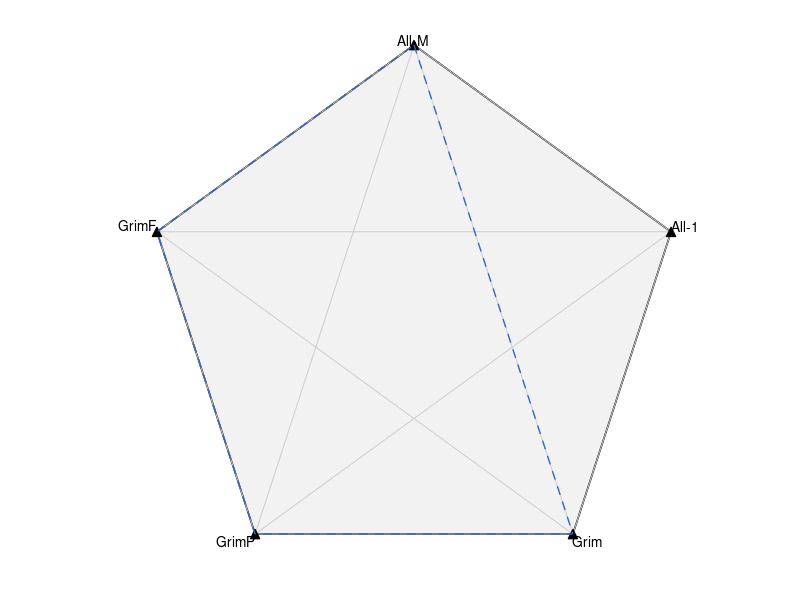

Write the MATLAB code that produced this figure.
function drawPentagon()
% DRAWPENTAGON  Draw the 5-strategy simplex as a regular pentagon.
%
% Strategy order (clockwise, starting at top):
%   1 = All-M, 2 = All-1, 3 = Grim, 4 = GrimP, 5 = GrimF

angles = pi/2 - (0:4) * 2*pi/5;
vx = cos(angles);
vy = sin(angles);

% Background fill
fill(vx, vy, [0.95 0.95 0.95], 'EdgeColor', 'k', 'LineWidth', 1.2);
hold on;

% Diagonals
for i = 1:5
	for j = i+1:5
		plot([vx(i) vx(j)], [vy(i) vy(j)], 'Color', [0.8 0.8 0.8], 'LineWidth', 0.5);
	end
end

% Vertices
plot(vx, vy, 'k^', 'MarkerFaceColor', 'k', 'MarkerSize', 7);

% Labels
labels = {'All-M', 'All-1', 'Grim', 'GrimP', 'GrimF'};
for i = 1:5
	ha = 'center'; va = 'middle';
	if vx(i) > 0.2, ha = 'left'; end
	if vx(i) < -0.2, ha = 'right'; end
	if vy(i) > 0.2, va = 'bottom'; end
	if vy(i) < -0.2, va = 'top'; end
	text(vx(i), vy(i), labels{i}, 'HorizontalAlignment', ha, 'VerticalAlignment', va);
end

% Cooperative face outline (All-M, Grim, GrimP, GrimF)
coop_idx = [1 3 4 5 1];
plot(vx(coop_idx), vy(coop_idx), '--', 'Color', [0.2 0.4 0.8], 'LineWidth', 1.0);

axis equal;
axis off;
end
